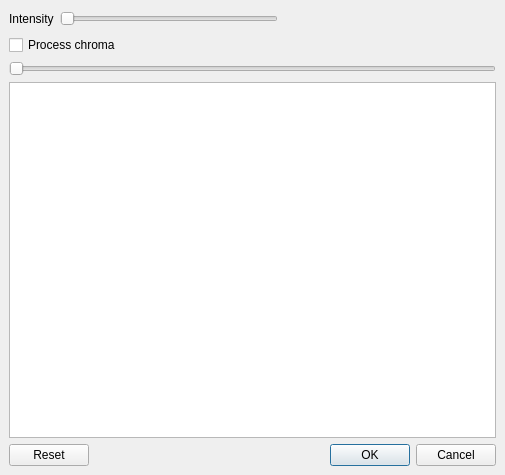
<?xml version="1.0" encoding="UTF-8"?>
<ui version="4.0">
 <class>histEqDialog</class>
 <widget class="QDialog" name="histEqDialog">
  <property name="geometry">
   <rect>
    <x>0</x>
    <y>0</y>
    <width>505</width>
    <height>475</height>
   </rect>
  </property>
  <property name="windowTitle">
   <string>Histogram equalization</string>
  </property>
  <layout class="QVBoxLayout" name="verticalLayout">
   <property name="spacing">
    <number>6</number>
   </property>
   <property name="leftMargin">
    <number>9</number>
   </property>
   <property name="topMargin">
    <number>9</number>
   </property>
   <property name="rightMargin">
    <number>9</number>
   </property>
   <property name="bottomMargin">
    <number>9</number>
   </property>
   <item>
    <layout class="QGridLayout" name="gridLayout">
     <property name="leftMargin">
      <number>0</number>
     </property>
     <property name="topMargin">
      <number>0</number>
     </property>
     <property name="rightMargin">
      <number>0</number>
     </property>
     <property name="bottomMargin">
      <number>0</number>
     </property>
     <item row="0" column="1">
      <widget class="ADM_SliderIndicator" name="horizontalSliderIntensity">
       <property name="sizePolicy">
        <sizepolicy hsizetype="Expanding" vsizetype="Fixed">
         <horstretch>0</horstretch>
         <verstretch>0</verstretch>
        </sizepolicy>
       </property>
       <property name="maximum">
        <number>100</number>
       </property>
       <property name="orientation">
        <enum>Qt::Horizontal</enum>
       </property>
      </widget>
     </item>
     <item row="0" column="2">
      <spacer name="horizontalSpacer">
       <property name="orientation">
        <enum>Qt::Horizontal</enum>
       </property>
       <property name="sizeHint" stdset="0">
        <size>
         <width>40</width>
         <height>20</height>
        </size>
       </property>
      </spacer>
     </item>
     <item row="0" column="0">
      <widget class="QLabel" name="labelIntensity">
       <property name="text">
        <string>Intensity</string>
       </property>
      </widget>
     </item>
    </layout>
   </item>
   <item>
    <widget class="QCheckBox" name="checkBoxChroma">
     <property name="sizePolicy">
      <sizepolicy hsizetype="Minimum" vsizetype="Fixed">
       <horstretch>0</horstretch>
       <verstretch>0</verstretch>
      </sizepolicy>
     </property>
     <property name="text">
      <string>Process chroma</string>
     </property>
    </widget>
   </item>
   <item>
    <layout class="QHBoxLayout" name="toolboxLayout"/>
   </item>
   <item>
    <widget class="ADM_QSlider" name="horizontalSlider">
     <property name="orientation">
      <enum>Qt::Horizontal</enum>
     </property>
    </widget>
   </item>
   <item>
    <widget class="QGraphicsView" name="graphicsView">
     <property name="focusPolicy">
      <enum>Qt::NoFocus</enum>
     </property>
    </widget>
   </item>
   <item>
    <widget class="QDialogButtonBox" name="buttonBox">
     <property name="orientation">
      <enum>Qt::Horizontal</enum>
     </property>
     <property name="standardButtons">
      <set>QDialogButtonBox::Cancel|QDialogButtonBox::Ok|QDialogButtonBox::Reset</set>
     </property>
    </widget>
   </item>
  </layout>
 </widget>
 <customwidgets>
  <customwidget>
   <class>ADM_QSlider</class>
   <extends>QSlider</extends>
   <header>ADM_toolkitQt.h</header>
  </customwidget>
  <customwidget>
   <class>ADM_SliderIndicator</class>
   <extends>QSlider</extends>
   <header>ADM_toolkitQt.h</header>
  </customwidget>
 </customwidgets>
 <resources/>
 <connections>
  <connection>
   <sender>buttonBox</sender>
   <signal>accepted()</signal>
   <receiver>histEqDialog</receiver>
   <slot>accept()</slot>
   <hints>
    <hint type="sourcelabel">
     <x>248</x>
     <y>254</y>
    </hint>
    <hint type="destinationlabel">
     <x>157</x>
     <y>274</y>
    </hint>
   </hints>
  </connection>
  <connection>
   <sender>buttonBox</sender>
   <signal>rejected()</signal>
   <receiver>histEqDialog</receiver>
   <slot>reject()</slot>
   <hints>
    <hint type="sourcelabel">
     <x>316</x>
     <y>260</y>
    </hint>
    <hint type="destinationlabel">
     <x>286</x>
     <y>274</y>
    </hint>
   </hints>
  </connection>
 </connections>
</ui>
